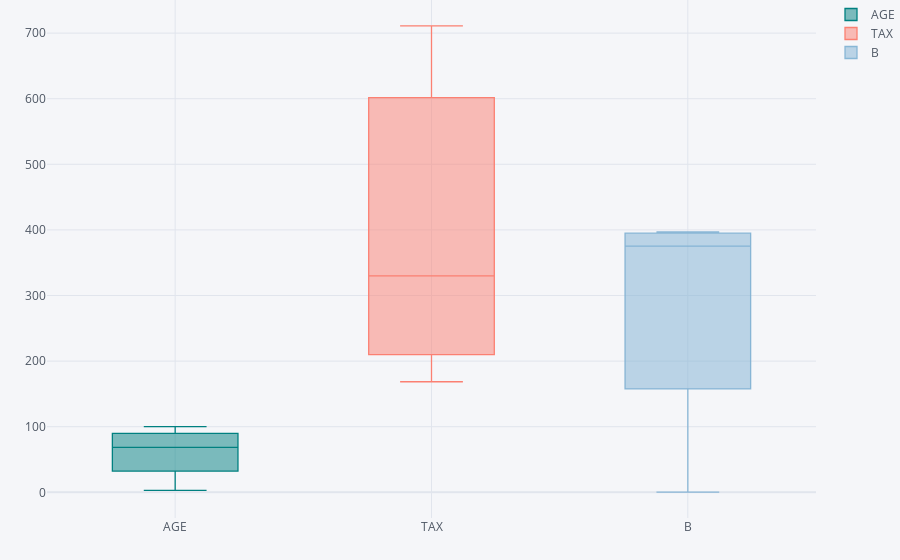
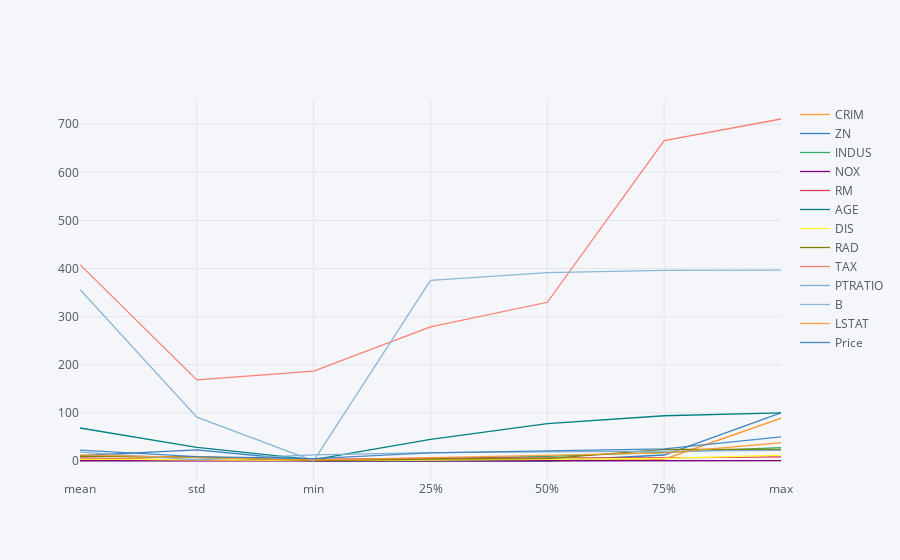

These figures' notebook cell, in order:
### Code cell
des.iplot(kind= 'box', margin = (0,0,0,0), bestfit= True, keys= [x for x in des.columns if x in ['TAX', 'B','AGE']])
des.iplot()

### Figure 1 — Plotly figure (JSON) as saved in the notebook; plotly's stock layout.template omitted (floating-point values rounded to 4 significant figures)
{"data": [{"boxpoints": false, "line": {"width": 1.3}, "marker": {"color": "rgba(0, 128, 128, 1.0)"}, "name": "AGE", "orientation": "v", "type": "box", "y": [68.57, 28.15, 2.9, 45.02, 77.5, 94.07, 100]}, {"boxpoints": false, "line": {"width": 1.3}, "marker": {"color": "rgba(251, 128, 114, 1.0)"}, "name": "TAX", "orientation": "v", "type": "box", "y": [408.2, 168.5, 187, 279, 330, 666, 711]}, {"boxpoints": false, "line": {"width": 1.3}, "marker": {"color": "rgba(128, 177, 211, 0.8999999999999999)"}, "name": "B", "orientation": "v", "type": "box", "y": [356.7, 91.29, 0.32, 375.4, 391.4, 396.2, 396.9]}], "layout": {"legend": {"bgcolor": "#F5F6F9", "font": {"color": "#4D5663"}}, "margin": {"b": 0, "l": 0, "r": 0, "t": 0}, "paper_bgcolor": "#F5F6F9", "plot_bgcolor": "#F5F6F9", "title": {"font": {"color": "#4D5663"}}, "xaxis": {"gridcolor": "#E1E5ED", "showgrid": true, "tickfont": {"color": "#4D5663"}, "title": {"font": {"color": "#4D5663"}, "text": ""}, "zerolinecolor": "#E1E5ED"}, "yaxis": {"gridcolor": "#E1E5ED", "showgrid": true, "tickfont": {"color": "#4D5663"}, "title": {"font": {"color": "#4D5663"}, "text": ""}, "zerolinecolor": "#E1E5ED"}}}

### Figure 2 — Plotly figure (JSON) as saved in the notebook; plotly's stock layout.template omitted (floating-point values rounded to 4 significant figures)
{"data": [{"line": {"color": "rgba(255, 153, 51, 1.0)", "dash": "solid", "shape": "linear", "width": 1.3}, "mode": "lines", "name": "CRIM", "text": "", "type": "scatter", "x": ["mean", "std", "min", "25%", "50%", "75%", "max"], "y": [3.614, 8.602, 0.00632, 0.08205, 0.2565, 3.677, 88.98]}, {"line": {"color": "rgba(55, 128, 191, 1.0)", "dash": "solid", "shape": "linear", "width": 1.3}, "mode": "lines", "name": "ZN", "text": "", "type": "scatter", "x": ["mean", "std", "min", "25%", "50%", "75%", "max"], "y": [11.36, 23.32, 0, 0, 0, 12.5, 100]}, {"line": {"color": "rgba(50, 171, 96, 1.0)", "dash": "solid", "shape": "linear", "width": 1.3}, "mode": "lines", "name": "INDUS", "text": "", "type": "scatter", "x": ["mean", "std", "min", "25%", "50%", "75%", "max"], "y": [11.14, 6.86, 0.46, 5.19, 9.69, 18.1, 27.74]}, {"line": {"color": "rgba(128, 0, 128, 1.0)", "dash": "solid", "shape": "linear", "width": 1.3}, "mode": "lines", "name": "NOX", "text": "", "type": "scatter", "x": ["mean", "std", "min", "25%", "50%", "75%", "max"], "y": [0.5547, 0.1159, 0.385, 0.449, 0.538, 0.624, 0.871]}, {"line": {"color": "rgba(219, 64, 82, 1.0)", "dash": "solid", "shape": "linear", "width": 1.3}, "mode": "lines", "name": "RM", "text": "", "type": "scatter", "x": ["mean", "std", "min", "25%", "50%", "75%", "max"], "y": [6.285, 0.7026, 3.561, 5.886, 6.209, 6.623, 8.78]}, {"line": {"color": "rgba(0, 128, 128, 1.0)", "dash": "solid", "shape": "linear", "width": 1.3}, "mode": "lines", "name": "AGE", "text": "", "type": "scatter", "x": ["mean", "std", "min", "25%", "50%", "75%", "max"], "y": [68.57, 28.15, 2.9, 45.02, 77.5, 94.07, 100]}, {"line": {"color": "rgba(255, 255, 51, 1.0)", "dash": "solid", "shape": "linear", "width": 1.3}, "mode": "lines", "name": "DIS", "text": "", "type": "scatter", "x": ["mean", "std", "min", "25%", "50%", "75%", "max"], "y": [3.795, 2.106, 1.13, 2.1, 3.207, 5.188, 12.13]}, {"line": {"color": "rgba(128, 128, 0, 1.0)", "dash": "solid", "shape": "linear", "width": 1.3}, "mode": "lines", "name": "RAD", "text": "", "type": "scatter", "x": ["mean", "std", "min", "25%", "50%", "75%", "max"], "y": [9.549, 8.707, 1, 4, 5, 24, 24]}, {"line": {"color": "rgba(251, 128, 114, 1.0)", "dash": "solid", "shape": "linear", "width": 1.3}, "mode": "lines", "name": "TAX", "text": "", "type": "scatter", "x": ["mean", "std", "min", "25%", "50%", "75%", "max"], "y": [408.2, 168.5, 187, 279, 330, 666, 711]}, {"line": {"color": "rgba(128, 177, 211, 1.0)", "dash": "solid", "shape": "linear", "width": 1.3}, "mode": "lines", "name": "PTRATIO", "text": "", "type": "scatter", "x": ["mean", "std", "min", "25%", "50%", "75%", "max"], "y": [18.46, 2.165, 12.6, 17.4, 19.05, 20.2, 22]}, {"line": {"color": "rgba(128, 177, 211, 0.8999999999999999)", "dash": "solid", "shape": "linear", "width": 1.3}, "mode": "lines", "name": "B", "text": "", "type": "scatter", "x": ["mean", "std", "min", "25%", "50%", "75%", "max"], "y": [356.7, 91.29, 0.32, 375.4, 391.4, 396.2, 396.9]}, {"line": {"color": "rgba(255, 153, 51, 0.8999999999999999)", "dash": "solid", "shape": "linear", "width": 1.3}, "mode": "lines", "name": "LSTAT", "text": "", "type": "scatter", "x": ["mean", "std", "min", "25%", "50%", "75%", "max"], "y": [12.65, 7.141, 1.73, 6.95, 11.36, 16.95, 37.97]}, {"line": {"color": "rgba(55, 128, 191, 0.8999999999999999)", "dash": "solid", "shape": "linear", "width": 1.3}, "mode": "lines", "name": "Price", "text": "", "type": "scatter", "x": ["mean", "std", "min", "25%", "50%", "75%", "max"], "y": [22.53, 9.197, 5, 17.03, 21.2, 25, 50]}], "layout": {"legend": {"bgcolor": "#F5F6F9", "font": {"color": "#4D5663"}}, "paper_bgcolor": "#F5F6F9", "plot_bgcolor": "#F5F6F9", "title": {"font": {"color": "#4D5663"}}, "xaxis": {"gridcolor": "#E1E5ED", "showgrid": true, "tickfont": {"color": "#4D5663"}, "title": {"font": {"color": "#4D5663"}, "text": ""}, "zerolinecolor": "#E1E5ED"}, "yaxis": {"gridcolor": "#E1E5ED", "showgrid": true, "tickfont": {"color": "#4D5663"}, "title": {"font": {"color": "#4D5663"}, "text": ""}, "zerolinecolor": "#E1E5ED"}}}
